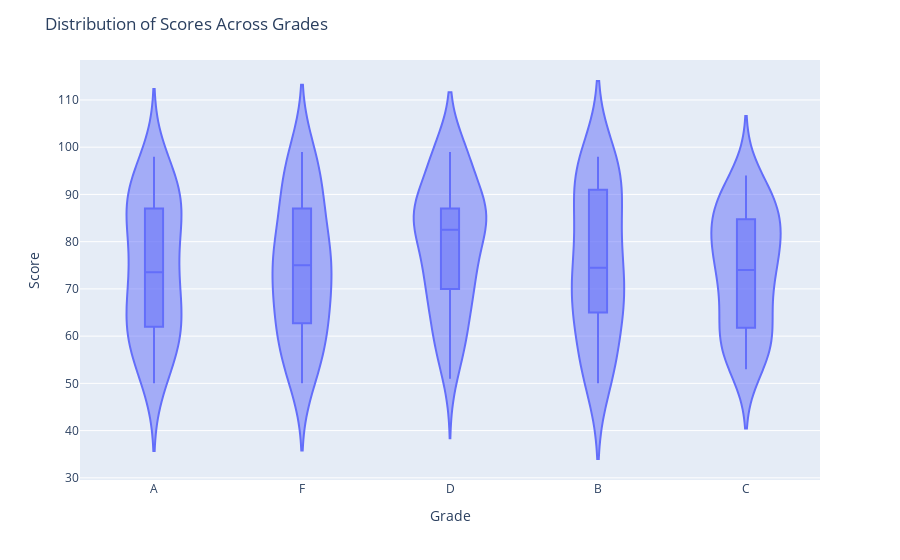

The notebook cell saved with this chart:
### Code cell
#2.Using the Student Grades, create a violin plot to display the distribution of scores across different grade  categories.
# Set seed for reproducibility
np.random.seed(15)

# Generate dataset
data = {
    'Grade': np.random.choice(['A', 'B', 'C', 'D', 'F'], 200),
    'Score': np.random.randint(50, 100, 200)
}

# Convert to DataFrame
df = pd.DataFrame(data)

# Generate violin plot
fig = px.violin(df, x='Grade', y='Score', box=True, hover_data=df.columns)

# Update plot layout
fig.update_layout(
    title='Distribution of Scores Across Grades',
    xaxis_title='Grade',
    yaxis_title='Score'
)

# Show plot
fig.show()

### Figure 1 — Plotly figure (JSON) as saved in the notebook; plotly's stock layout.template omitted (floating-point values rounded to 4 significant figures; data arrays with more than 128 entries replaced by an {"elided": "..."} marker saying what was removed)
{"data": [{"alignmentgroup": "True", "box": {"visible": true}, "hovertemplate": "Grade=%{x}<br>Score=%{y}<extra></extra>", "legendgroup": "", "marker": {"color": "#636efa"}, "name": "", "offsetgroup": "", "orientation": "v", "scalegroup": "True", "showlegend": false, "type": "violin", "x": {"elided": "200 str values"}, "x0": " ", "xaxis": "x", "y": {"elided": "200 int values"}, "y0": " ", "yaxis": "y"}], "layout": {"autosize": true, "legend": {"tracegroupgap": 0}, "margin": {"t": 60}, "title": {"text": "Distribution of Scores Across Grades"}, "violinmode": "group", "xaxis": {"anchor": "y", "autorange": true, "domain": [0, 1], "range": [-0.5, 4.5], "title": {"text": "Grade"}, "type": "category"}, "yaxis": {"anchor": "x", "autorange": true, "domain": [0, 1], "range": [29.54, 118.5], "title": {"text": "Score"}, "type": "linear"}}}
